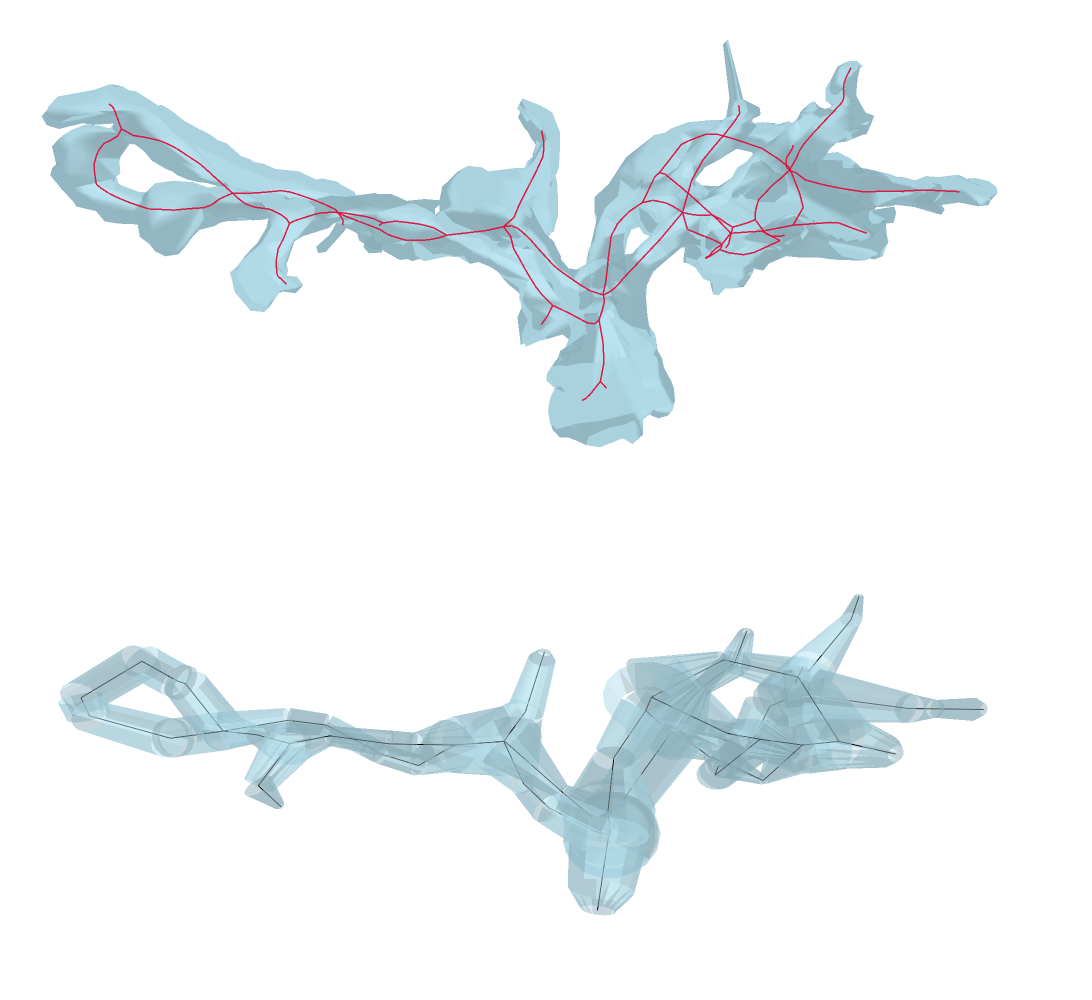

The notebook cell this image was saved under:
### Code cell
visualize_mesh_cable_3d(mm, skeleton, morph, eye_scale=0.6)

### Figure 1 — Plotly figure (JSON) as saved in the notebook; plotly's stock layout.template omitted (floating-point values rounded to 4 significant figures; data arrays with more than 128 entries replaced by an {"elided": "..."} marker saying what was removed)
{"data": [{"color": "lightblue", "i": {"elided": "4788 int values"}, "j": {"elided": "4788 int values"}, "k": {"elided": "4788 int values"}, "name": "Mesh", "opacity": 0.8, "scene": "scene", "type": "mesh3d", "x": {"elided": "2378 float values"}, "y": {"elided": "2378 float values"}, "z": {"elided": "2378 float values"}}, {"line": {"color": "crimson", "width": 3}, "mode": "lines", "name": "Skeleton 0", "opacity": 0.95, "scene": "scene", "showlegend": false, "type": "scatter3d", "x": {"elided": "1149 float values"}, "y": {"elided": "1149 float values"}, "z": {"elided": "1149 float values"}}, {"color": "lightblue", "flatshading": true, "i": {"elided": "2688 int values"}, "j": {"elided": "2688 int values"}, "k": {"elided": "2688 int values"}, "name": "frusta", "opacity": 0.5, "scene": "scene2", "type": "mesh3d", "x": {"elided": "2688 float values"}, "y": {"elided": "2688 float values"}, "z": {"elided": "2688 float values"}}, {"line": {"color": "black", "width": 2}, "mode": "lines", "name": "centroid", "scene": "scene2", "type": "scatter3d", "x": {"elided": "252 float values"}, "y": {"elided": "252 float values"}, "z": {"elided": "252 float values"}}], "layout": {"height": 1000, "margin": {"b": 0, "l": 0, "r": 0, "t": 0}, "paper_bgcolor": "white", "scene": {"aspectmode": "data", "camera": {"eye": {"x": 0.3124, "y": -0.1368, "z": 0.9817}, "up": {"x": -0.1623, "y": -0.9831, "z": -0.08536}}, "domain": {"x": [0, 1], "y": [0.52, 1]}, "xaxis": {"range": [5615.0, 8002.0], "showbackground": false, "showgrid": false, "visible": false, "zeroline": false}, "yaxis": {"range": [856.2, 1919.0], "showbackground": false, "showgrid": false, "visible": false, "zeroline": false}, "zaxis": {"range": [2916.0, 3982.0], "showbackground": false, "showgrid": false, "visible": false, "zeroline": false}}, "scene2": {"aspectmode": "data", "camera": {"eye": {"x": 0.3124, "y": -0.1368, "z": 0.9817}, "up": {"x": -0.1623, "y": -0.9831, "z": -0.08536}}, "domain": {"x": [0, 1], "y": [0, 0.48]}, "xaxis": {"range": [5615.0, 8002.0], "showbackground": false, "showgrid": false, "visible": false, "zeroline": false}, "yaxis": {"range": [856.2, 1919.0], "showbackground": false, "showgrid": false, "visible": false, "zeroline": false}, "zaxis": {"range": [2916.0, 3982.0], "showbackground": false, "showgrid": false, "visible": false, "zeroline": false}}, "showlegend": false, "width": 1100}}
